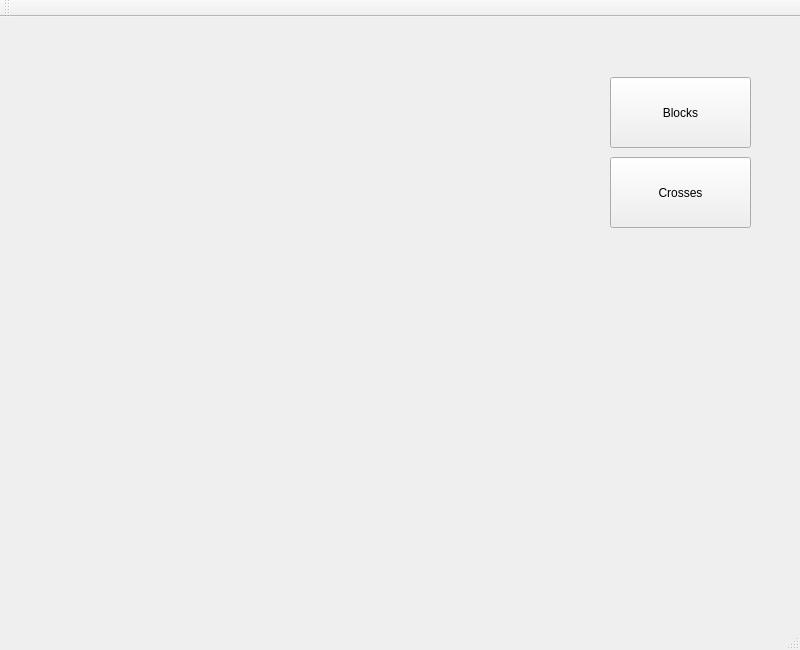
<?xml version="1.0" encoding="UTF-8"?>
<ui version="4.0">
 <class>MainWindow</class>
 <widget class="QMainWindow" name="MainWindow">
  <property name="geometry">
   <rect>
    <x>0</x>
    <y>0</y>
    <width>800</width>
    <height>650</height>
   </rect>
  </property>
  <property name="windowTitle">
   <string>MainWindow</string>
  </property>
  <widget class="QWidget" name="centralWidget">
   <widget class="QPushButton" name="pushButton">
    <property name="geometry">
     <rect>
      <x>610</x>
      <y>60</y>
      <width>141</width>
      <height>71</height>
     </rect>
    </property>
    <property name="text">
     <string>Blocks</string>
    </property>
   </widget>
   <widget class="QPushButton" name="crossesButton">
    <property name="geometry">
     <rect>
      <x>610</x>
      <y>140</y>
      <width>141</width>
      <height>71</height>
     </rect>
    </property>
    <property name="text">
     <string>Crosses</string>
    </property>
   </widget>
  </widget>
  <widget class="QMenuBar" name="menuBar">
   <property name="geometry">
    <rect>
     <x>0</x>
     <y>0</y>
     <width>800</width>
     <height>21</height>
    </rect>
   </property>
  </widget>
  <widget class="QToolBar" name="mainToolBar">
   <attribute name="toolBarArea">
    <enum>TopToolBarArea</enum>
   </attribute>
   <attribute name="toolBarBreak">
    <bool>false</bool>
   </attribute>
  </widget>
  <widget class="QStatusBar" name="statusBar"/>
 </widget>
 <layoutdefault spacing="6" margin="11"/>
 <resources/>
 <connections/>
 <slots>
  <signal>solve()</signal>
  <signal>hello()</signal>
 </slots>
</ui>
